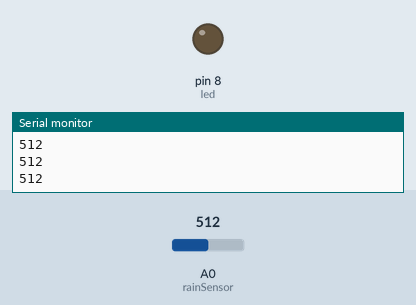
Recording of a sketch running on a simulated Arduino Uno, built with avr-gcc and run on an emulated ATmega328P. Shown: output pins drawn as LEDs (lit = HIGH), the last lines printed to the serial monitor. The inputs (shaded band) are chosen by the test bench; at power-on: A0 (rainSensor) = 512.

Above: at 1.2 s.
1.3 s: A0 (rainSensor) set to 490
At 2.3 s:
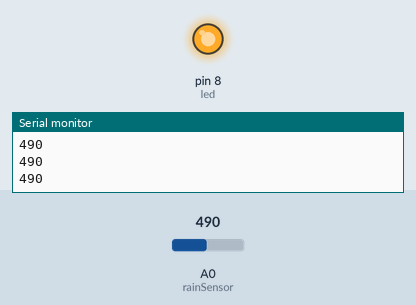
2.8 s: A0 (rainSensor) set to 510
At 3.6 s:
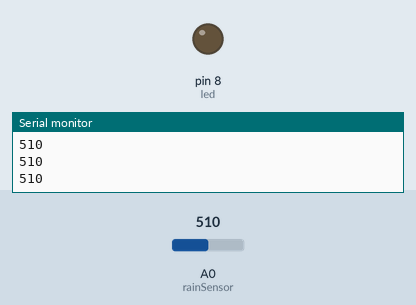
4.3 s: A0 (rainSensor) set to 306
At 4.9 s:
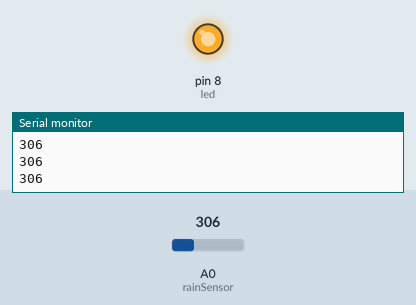
Timing chart, 0 to 7.3 s (numbered marks = the images above; inputs shaded):
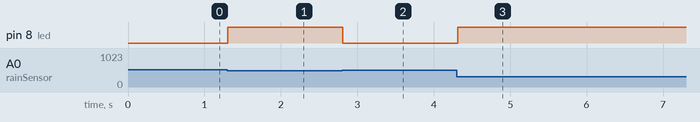

The sketch:

rain_detection_system.ino
```cpp
int rainSensor = A0;
int led = 8;

void setup() {

  pinMode(led, OUTPUT);
  Serial.begin(9600);

}

void loop() {

  int rainValue = analogRead(rainSensor);

  Serial.println(rainValue);

  if (rainValue < 500) {

    digitalWrite(led, HIGH);

  } else {

    digitalWrite(led, LOW);

  }

  delay(100);

}
```

Measured:
- the behaviour switches between 500 and 499 on A0 (rainSensor) (found by bisection; images 0 and 1)
- after the input at 1.3 s, pin 8 (led): LOW → HIGH at once
- after the input at 2.8 s, pin 8 (led): HIGH → LOW at once
- after the input at 4.3 s, pin 8 (led): LOW → HIGH at once
